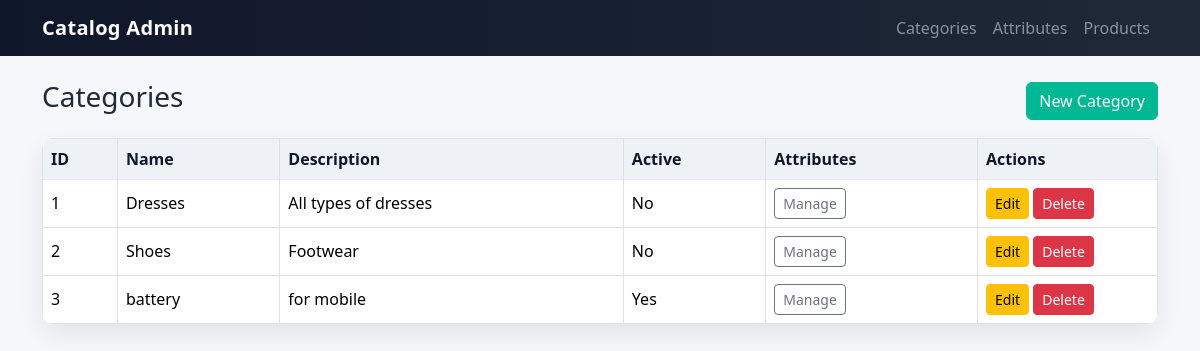
The page /categories on the database its author committed.
### models.py (models this page shows)
class Category(db.Model):
    __tablename__ = "categories"
    id = db.Column(db.Integer, primary_key=True)
    name = db.Column(db.String(120), unique=True, nullable=False)
    description = db.Column(db.Text)
    is_active = db.Column(db.Boolean, default=True)
    attributes = db.relationship(
        "CategoryAttribute", back_populates="category", cascade="all, delete-orphan"
    )
    products = db.relationship(
        "Product", back_populates="category", cascade="all, delete"
    )

### app.py (the view)
    @app.get("/categories")
    def list_categories():
        categories = Category.query.order_by(Category.name).all()
        return render_template("categories/list.html", categories=categories)

### templates/categories/list.html
{% extends 'base.html' %}
{% block content %}
  <div class="d-flex justify-content-between align-items-center mb-3">
    <h3>Categories</h3>
    <a class="btn btn-primary" href="{{ url_for('create_category') }}">New Category</a>
  </div>
  <table class="table table-bordered align-middle">
    <thead>
      <tr>
        <th>ID</th>
        <th>Name</th>
        <th>Description</th>
        <th>Active</th>
        <th>Attributes</th>
        <th width="180">Actions</th>
      </tr>
    </thead>
    <tbody>
      {% for c in categories %}
      <tr>
        <td>{{ c.id }}</td>
        <td>{{ c.name }}</td>
        <td>{{ c.description }}</td>
        <td>{{ 'Yes' if c.is_active else 'No' }}</td>
        <td>
          <a class="btn btn-sm btn-outline-secondary" href="{{ url_for('manage_category_attributes', category_id=c.id) }}">Manage</a>
        </td>
        <td>
          <a class="btn btn-sm btn-warning" href="{{ url_for('edit_category', category_id=c.id) }}">Edit</a>
          <form class="d-inline" action="{{ url_for('delete_category', category_id=c.id) }}" method="post" onsubmit="return confirm('Delete category?');">
            <button class="btn btn-sm btn-danger" type="submit">Delete</button>
          </form>
        </td>
      </tr>
      {% endfor %}
    </tbody>
  </table>
{% endblock %}

### static/styles.css (style rules this page uses)
:root { --brand-start: #0f172a; --brand-end: #1f2937; --accent: #00b894; --accent-hover:#00a084; --card-shadow: 0 10px 25px rgba(0,0,0,.08); --border-soft: rgba(0,0,0,.08); }
body { background-color:#f6f7fb; color:#1f2937; }
.table { background:#fff; border-radius:12px; overflow:hidden; box-shadow:var(--card-shadow); }
.table thead th { background:#eef2f7; border-bottom:1px solid var(--border-soft); color:#0f172a; }
.btn-primary { background-color:var(--accent); border-color:var(--accent); }

### rows shown on the page
Category: id "1", name "Dresses", description "All types of dresses", is_active "No"
Category: id "2", name "Shoes", description "Footwear", is_active "No"
Category: id "3", name "battery", description "for mobile", is_active "Yes"
